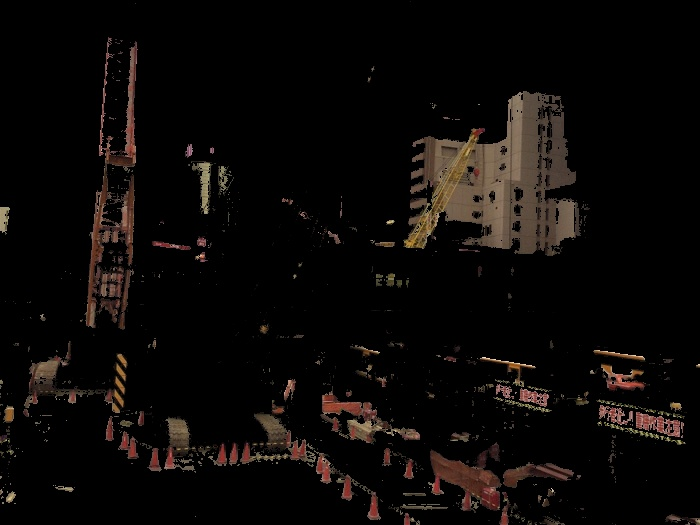
#> input picture tanegashima/red-img.jpg, 700 x 525 px
$ python -i cameraNew.py   (imports and definitions only)
#> lines starting #> are read from the running program, lines starting #| are printed output that depends on the picture
#> further down, picture is the input picture: shape (525, 700, 3); mean B, G, R 7.6, 9.2, 12.2
#!/usr/bin/env python
        # -*- coding: utf-8 -*-

import time
import picamera
import numpy as np
import random
import sys
import cv2
import time

def red_detect(img):
    hsv = cv2.cvtColor(img,cv2.COLOR_BGR2HSV)
#> hsv: shape (525, 700, 3); mean H, S, V 9.9, 49.7, 12.3
    hsv_min = np.array([0,127,0])
    hsv_max = np.array([30,127,0])
    mask1 = cv2.inRange(hsv, hsv_min, hsv_max)
#> mask1: shape (525, 700); every value is 0

    hsv_min = np.array([150,127,0])
    hsv_max = np.array([179,255,255])
    mask2 = cv2.inRange(hsv, hsv_min, hsv_max)
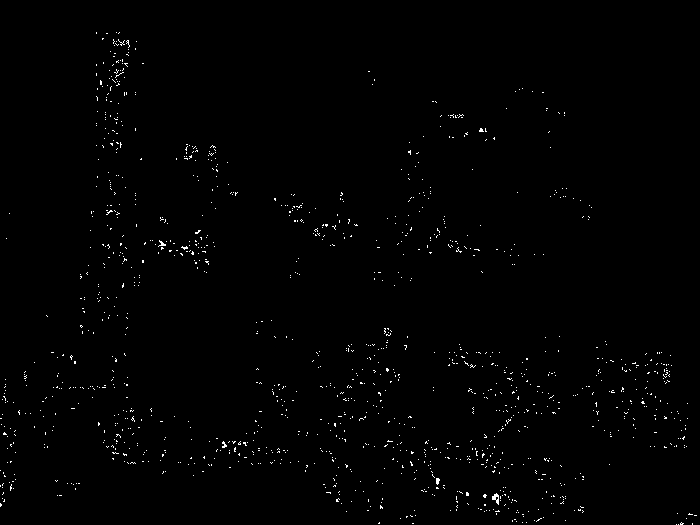
#> mask2: shape (525, 700); 0.76% white in thin lines or dots

    return mask1 + mask2


# [46 lines left out: function main, not called in this run]
'''
            # オブジェクト情報を利用してラベリング結果を画面に表示
    for i in range(n):

                # 各オブジェクトの外接矩形を赤枠で表示
        x0 = data[i][0]
        y0 = data[i][1]
        x1 = data[i][0] + data[i][2]
        y1 = data[i][1] + data[i][3]
        cv2.rectangle(color_src01, (x0, y0), (x1, y1), (0, 0, 255))
        cv2.rectangle(color_src02, (x0, y0), (x1, y1), (0, 0, 255))

                # 各オブジェクトのラベル番号と面積に黄文字で表示
        cv2.putText(color_src01, "ID: " +str(i + 1), (x1 - 20, y1 + 15), cv2.FONT_HERSHEY_PLAIN, 1, (0, 255, 255))
        cv2.putText(color_src01, "S: " +str(data[i][4]), (x1 - 20, y1 + 30), cv2.FONT_HERSHEY_PLAIN, 1, (0, 255, 255))

                # 各オブジェクトの重心座標をに黄文字で表示
        cv2.putText(color_src02, "X: " + str(int(center[i][0])), (x1 - 30, y1 + 15), cv2.FONT_HERSHEY_PLAIN, 1, (0, 255, 255))
        cv2.putText(color_src02, "Y: " + str(int(center[i][1])), (x1 - 30, y1 + 30), cv2.FONT_HERSHEY_PLAIN, 1, (0, 255, 255))
'''
        # [6 lines of commented-out code are left out]

# [2 lines not run here, left out]

>>> import cv2
>>> picture = cv2.imread('red-img.jpg')
>>> result = red_detect(picture)
